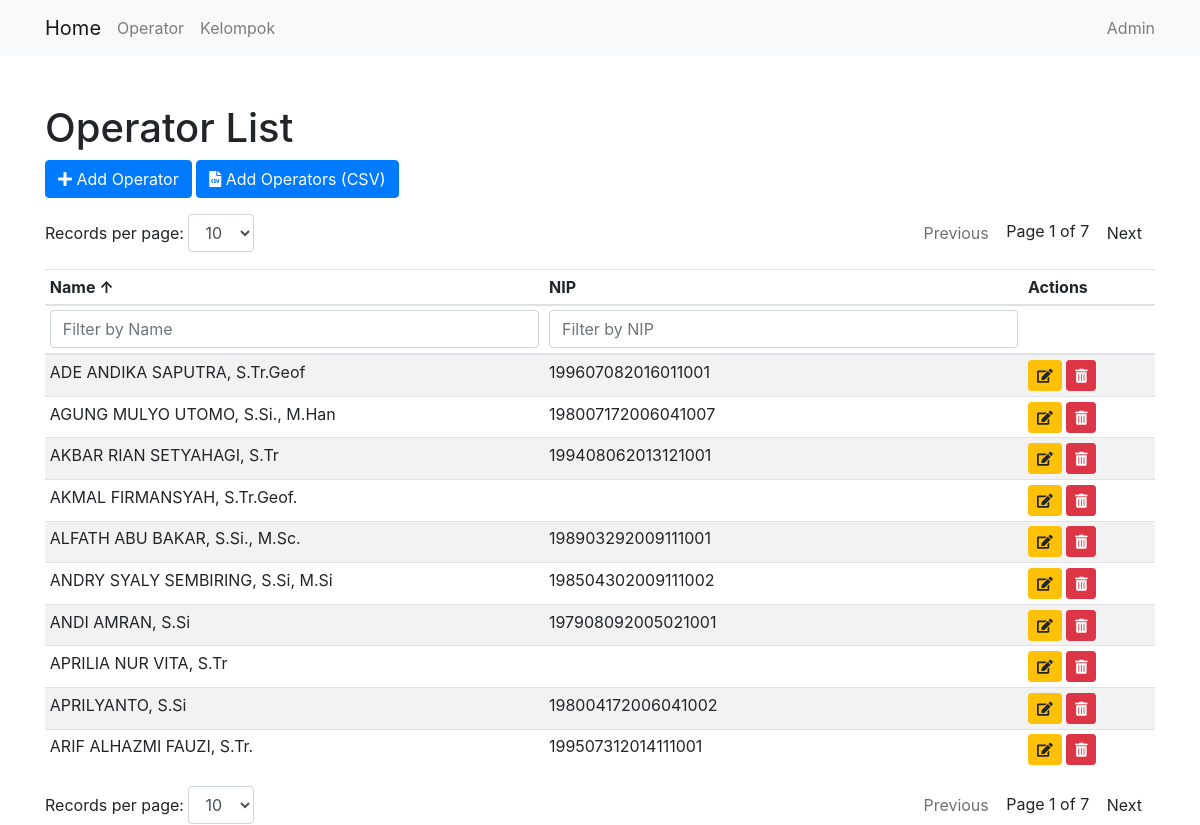
The app's page /core/operator/ with its own data.
### core/models.py (models this page shows, shortened)
class Operator(models.Model):
    name = models.CharField(max_length=100)
    NIP = models.CharField(max_length=18)
    nickname = models.CharField(max_length=100, default='')

### core/views.py (the view)
# urls.py: path('operator/', OperatorListView.as_view(), name='operator_list'),
class OperatorListView(ListView):
    model = Operator
    template_name = 'core/operator_list.html'
    context_object_name = 'operator'

### core/templates/core/operator_list.html (shortened to what this page needs)
{% extends 'core/base.html' %}
{% block content %}
<h1 class="mt-5">Operator List</h1>
<a href="{% url 'core:operator_create' %}" class="btn btn-primary mb-3">
    <i class="fas fa-plus"></i> Add Operator
</a>
<a href="{% url 'core:operator_bulk_create' %}" class="btn btn-primary mb-3">
    <i class="fas fa-file-csv"></i> Add Operators (CSV)
</a>
<div class="d-flex justify-content-between mb-3">
    <div>
        <label for="recordsPerPageTop">Records per page:</label>
        <select id="recordsPerPageTop" class="form-control d-inline-block w-auto">
            <option value="10" selected>10</option>
        </select>
    </div>
    <div>
        <button id="prevPageTop" class="btn btn_light">Previous</button>
        <span id="pageInfoTop"></span>
        <button id="nextPageTop" class="btn btn_light">Next</button>
    </div>
</div>
<div class="table-responsive">
    <table class="table table-striped table-sm" id="operatorTable">
        <thead>
            <tr>
                <th onclick="sortTable(0)" style="cursor: pointer;">Name <span id="nameSortArrow">↑</span></th>
                <th onclick="sortTable(1)" style="cursor: pointer;">NIP </th>
                <th>Actions</th>
            </tr>
            <tr>
                <th><input type="text" id="nameFilter" onkeyup="filterTable(0)" placeholder="Filter by Name" class="form-control"></th>
                <th><input type="text" id="nipFilter" onkeyup="filterTable(1)" placeholder="Filter by NIP" class="form-control"></th>
                <th></th>
            </tr>
        </thead>
        <tbody id="operatorTableBody">
            {% for record in operator %}
            <tr>
                <td>{{ record.name }}</td>
                <td>{{ record.NIP }}</td>
                <td>
                    <a href="{% url 'core:operator_update' record.pk %}" class="btn btn-sm btn-warning" data-toggle="tooltip" title="Edit">
                        <i class="fas fa-edit"></i>
                    </a>
                    <form action="{% url 'core:operator_delete_direct' record.pk %}" method="post" style="display:inline;">
                        <button type="button" class="btn btn-sm btn-danger delete-button" data-toggle="tooltip" title="Delete">
                            <i class="fas fa-trash-alt"></i>
                        </button>
                    </form>
                </td>
            </tr>
            {% endfor %}
        </tbody>
    </table>
</div>
<div class="d-flex justify-content-between">
    <div>
        <label for="recordsPerPage">Records per page:</label>
        <select id="recordsPerPage" class="form-control d-inline-block w-auto">
            <option value="10" selected>10</option>
        </select>
    </div>
    <div>
        <button id="prevPage" class="btn btn_light">Previous</button>
        <span id="pageInfo"></span>
        <button id="nextPage" class="btn btn_light">Next</button>
    </div>
</div>
{% endblock %}

### records on screen
Operator: name "ADE ANDIKA SAPUTRA, S.Tr.Geof", NIP "199607082016011001"
Operator: name "AGUNG MULYO UTOMO, S.Si., M.Han", NIP "198007172006041007"
Operator: name "AKBAR RIAN SETYAHAGI, S.Tr", NIP "199408062013121001"
Operator: name "AKMAL FIRMANSYAH, S.Tr.Geof."
Operator: name "ALFATH ABU BAKAR, S.Si., M.Sc.", NIP "198903292009111001"
Operator: name "ANDRY SYALY SEMBIRING, S.Si, M.Si", NIP "198504302009111002"
Operator: name "ANDI AMRAN, S.Si", NIP "197908092005021001"
Operator: name "APRILIA NUR VITA, S.Tr"
Operator: name "APRILYANTO, S.Si", NIP "198004172006041002"
Operator: name "ARIF ALHAZMI FAUZI, S.Tr.", NIP "199507312014111001"
